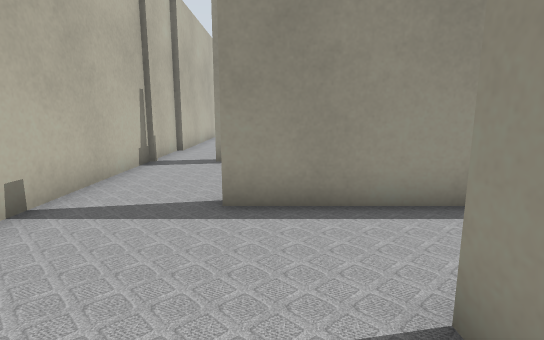
[1] (above)

19 first-person views from a walk through a robot-simulator world made for Gazebo. The camera is 0.72 m above the floor, tilts 10° down and sees 80° across. Floor lines are 1 m apart. The floor is counted in squares, 0.5 m on a side. Each view is taken from the middle of a square. On the plan, view 1 faces up. The plan holds only what a view shows up to about 15 squares ahead; the rest is blank. The place goes on beyond the plan. The robots in the file are not drawn. Simple patterns stand in for the simulator's built-in surfaces. Simple shapes stand in for some stock models.

[2]
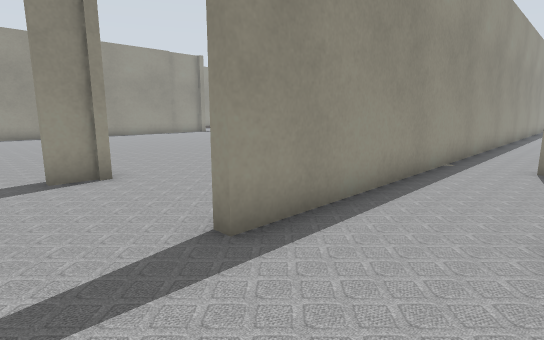

[3]
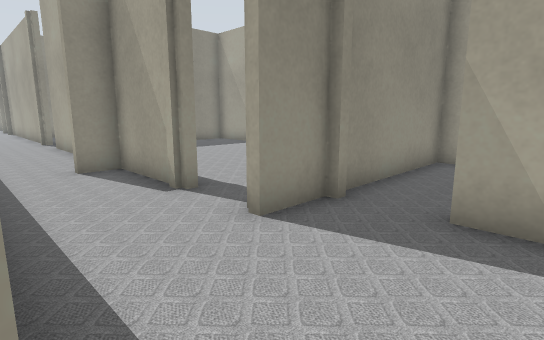

[4]
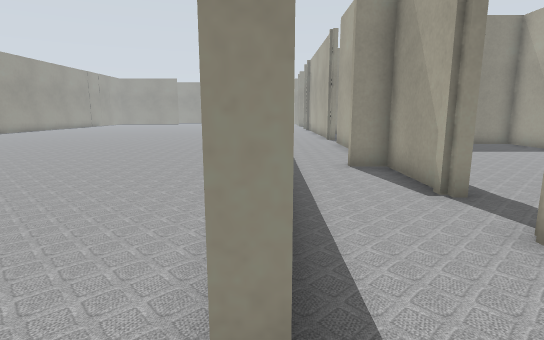

[5]
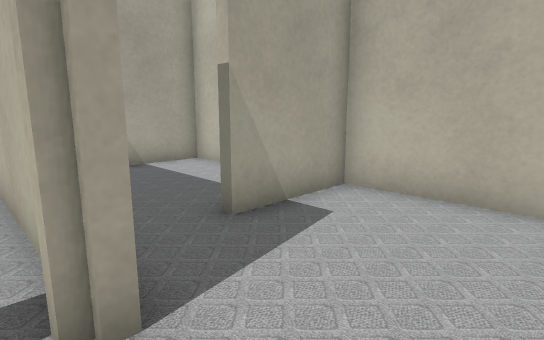

[6]
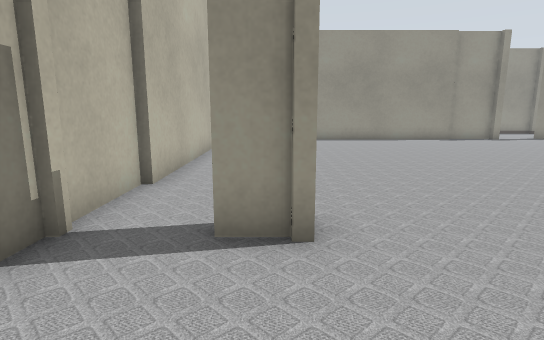

[7]
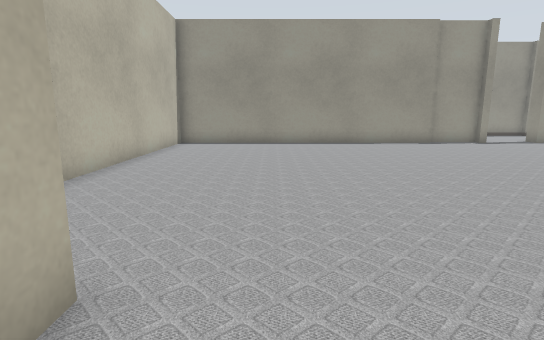

[8]
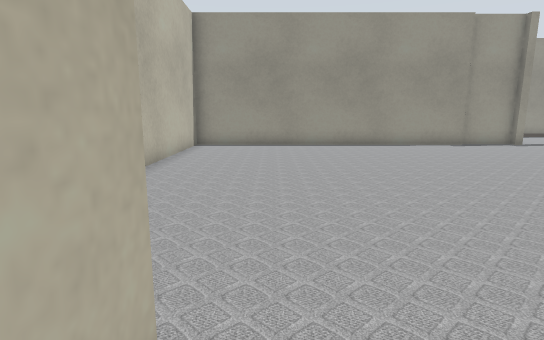

[9]
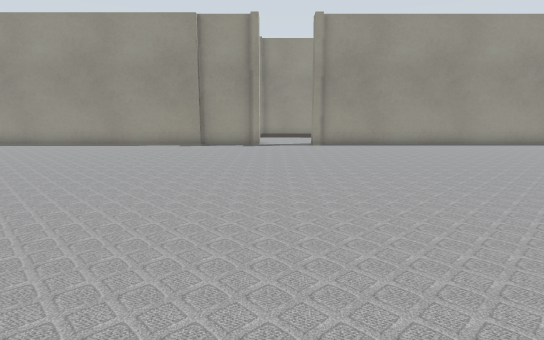

[10]
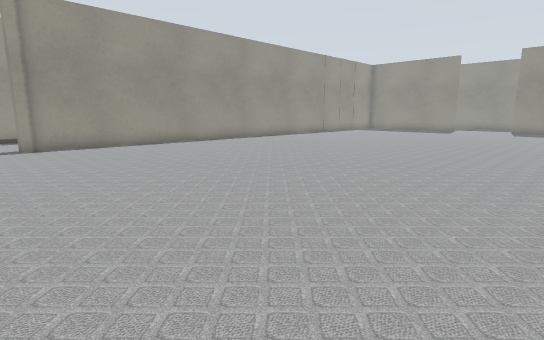

[11]
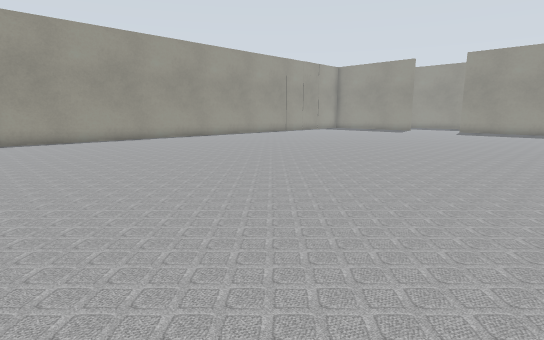

[12]
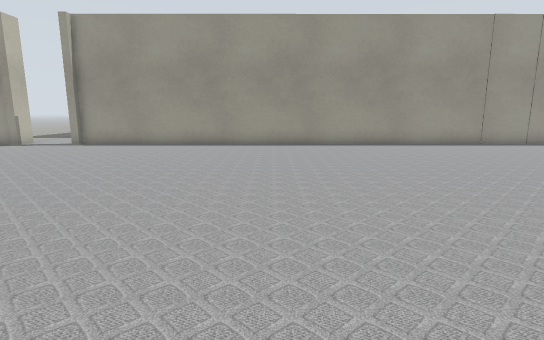

[13]
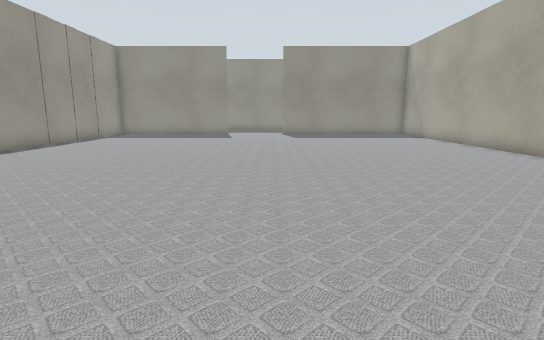

[14]
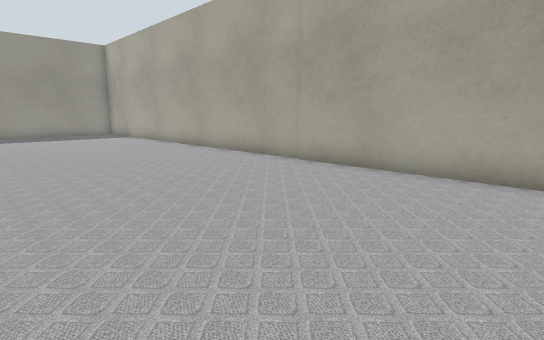

[15]
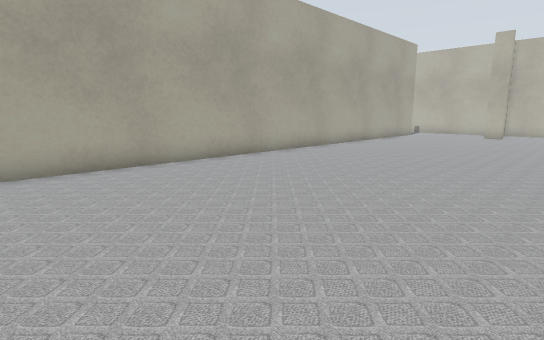

[16]
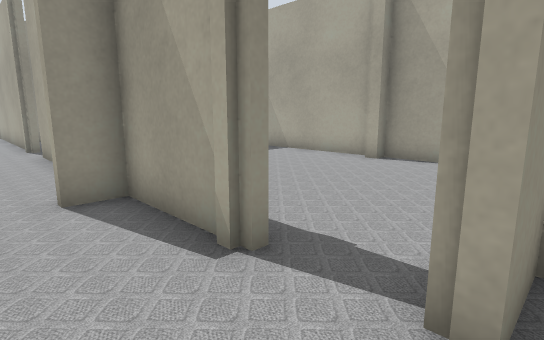

[17]
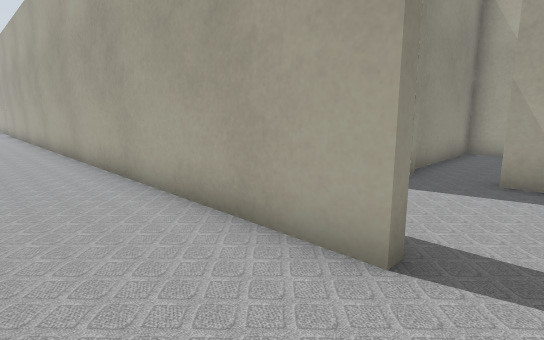

[18]
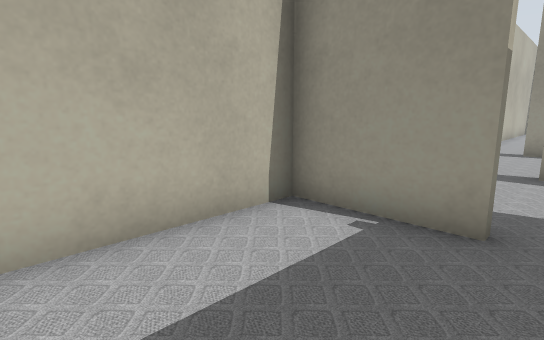

[19]
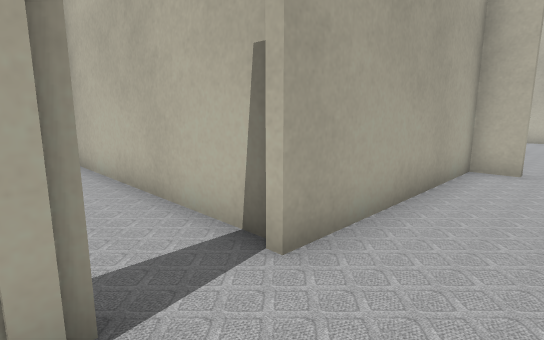

### Floor plan
Points are (right, up) in squares from view 1. A wall is a line through its corners. A room is listed if a view was taken in it or the views show most of it. See-through windows are left out.
Room 1 (views 1, 18)
walls: (-0.8, 0.2) (-3.7, 0.2) (-3.7, -5.1) (-1.4, -5.1); (0.1, -5.1) (1.2, -5.1) (1.2, -0.1)
ways out: opening at (0, 0) to room 2
Room 2 (views 2, 3, 4, 5, 16, 19)
walls: (15.4, 1.9) (20.9, 1.9); (16.1, 4.9) (-0.8, 4.9) (-0.8, 5.3); (6.9, 3) (6.9, 1.9) (13.8, 1.9); (3.4, 1.9) (6.7, 1.9) (6.7, 3); (1.1, 1.9) (1.8, 1.9); (1.2, 0.4) (1.2, 2.1); (-3.7, 5.6) (-3.7, 0.4) (-0.8, 0.4)
ways out: opening at (0, 0) to room 1; opening at (-2, 5) to room 3; gap at (15, 2)
Room 3 (views 6, 7, 8, 9, 10, 11, 12, 13, 14, 15, 17)
walls: (13.9, 23.8) (13.9, 24.5); (11.1, 24.1) (8.6, 24.1); (11.4, 24.6) (11.4, 23.9) (11, 23.9); (8.8, 23.9) (-3.4, 23.9) (-3.4, 12.4); (-0.5, 9.6) (-1.7, 9.6); (-0.8, 5.3) (33.5, 5.3); (-3.7, 12.5) (-3.7, 10.1); (-3.7, 9.8) (-3.7, 5.6); (33.5, 24.1) (14.1, 24.1)
low walls: (-0.5, 10.4) (-0.5, 9.6)
ways out: opening at (-2, 5) to room 2; opening at (12.5, 24)

Positions as (right, up) in squares from view 1, and headings:
1: (0, 0), facing up
2: (-3, 2), facing up-right
3: (-2, 5), facing down-right
4: (-2, 5), facing right
5: (2, 4), facing down-left
6: (-1, 6), facing up
7: (1, 8), facing up
8: (0, 9), facing up
9: (12, 9), facing up
10: (12, 9), facing up-right
11: (13, 6), facing up-right
12: (23, 9), facing up
13: (18, 14), facing right
14: (17, 13), facing down-right
15: (21, 14), facing down-left
16: (1, 4), facing down-right
17: (-2, 8), facing down-right
18: (0, -4), facing up-left
19: (16, 4), facing down-left
